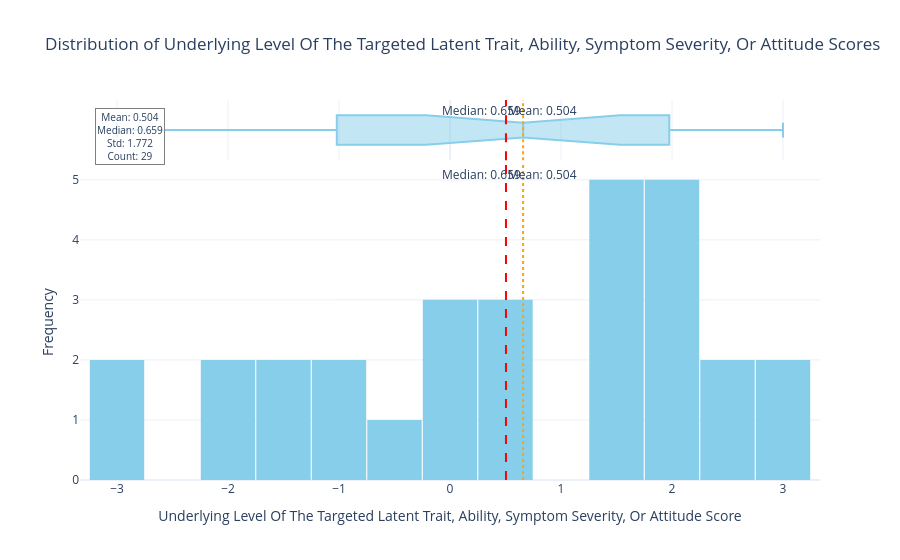

The notebook cell this image was saved under:
### Code cell
p.plot_score_distribution(score_col='Bradley_Terry_Score_gemini-3-flash-preview')

### Figure 1 — Plotly figure (JSON) as saved in the notebook; plotly's stock layout.template omitted (floating-point values rounded to 4 significant figures)
{"data": [{"bingroup": "x", "hovertemplate": "<b>Underlying Level Of The Targeted Latent Trait, Ability, Symptom Severity, Or Attitude Score</b>: %{x}<br><b>Count</b>: %{y}<extra></extra>", "legendgroup": "", "marker": {"color": "skyblue", "pattern": {"shape": ""}}, "name": "", "nbinsx": 30, "orientation": "v", "showlegend": false, "type": "histogram", "x": [-2.039, 2.244, 1.975, 1.945, -1.181, -3.0, 1.702, 1.43, 1.979, 2.589, 0.2947, 2.048, 1.47, -0.037, 0.6586, 3.0, -1.312, -0.6272, 2.689, 1.354, 1.354, -0.1241, -0.966, 0.4844, -1.429, 0.2246, -1.969, 2.796, -2.929], "xaxis": "x", "yaxis": "y"}, {"hovertemplate": "<b>Underlying Level Of The Targeted Latent Trait, Ability, Symptom Severity, Or Attitude Score</b>: %{x}<br><b>Count</b>: %{y}<extra></extra>", "legendgroup": "", "marker": {"color": "skyblue"}, "name": "", "notched": true, "showlegend": false, "type": "box", "x": [-2.039, 2.244, 1.975, 1.945, -1.181, -3.0, 1.702, 1.43, 1.979, 2.589, 0.2947, 2.048, 1.47, -0.037, 0.6586, 3.0, -1.312, -0.6272, 2.689, 1.354, 1.354, -0.1241, -0.966, 0.4844, -1.429, 0.2246, -1.969, 2.796, -2.929], "xaxis": "x2", "yaxis": "y2"}], "layout": {"annotations": [{"showarrow": false, "text": "Mean: 0.504", "x": 0.5042, "xanchor": "left", "xref": "x", "y": 1, "yanchor": "top", "yref": "y domain"}, {"showarrow": false, "text": "Mean: 0.504", "x": 0.5042, "xanchor": "left", "xref": "x2", "y": 1, "yanchor": "top", "yref": "y2 domain"}, {"showarrow": false, "text": "Median: 0.659", "x": 0.6586, "xanchor": "right", "xref": "x", "y": 1, "yanchor": "top", "yref": "y domain"}, {"showarrow": false, "text": "Median: 0.659", "x": 0.6586, "xanchor": "right", "xref": "x2", "y": 1, "yanchor": "top", "yref": "y2 domain"}, {"bgcolor": "rgba(255,255,255,0.8)", "bordercolor": "gray", "borderwidth": 1, "font": {"size": 10}, "showarrow": false, "text": "Mean: 0.504<br>Median: 0.659<br>Std: 1.772<br>Count: 29", "x": 0.02, "xanchor": "left", "xref": "paper", "y": 0.98, "yanchor": "top", "yref": "paper"}], "bargap": 0.02, "barmode": "relative", "hovermode": "x unified", "legend": {"tracegroupgap": 0}, "shapes": [{"line": {"color": "red", "dash": "dash"}, "type": "line", "x0": 0.5042, "x1": 0.5042, "xref": "x", "y0": 0, "y1": 1, "yref": "y domain"}, {"line": {"color": "red", "dash": "dash"}, "type": "line", "x0": 0.5042, "x1": 0.5042, "xref": "x2", "y0": 0, "y1": 1, "yref": "y2 domain"}, {"line": {"color": "orange", "dash": "dot"}, "type": "line", "x0": 0.6586, "x1": 0.6586, "xref": "x", "y0": 0, "y1": 1, "yref": "y domain"}, {"line": {"color": "orange", "dash": "dot"}, "type": "line", "x0": 0.6586, "x1": 0.6586, "xref": "x2", "y0": 0, "y1": 1, "yref": "y2 domain"}], "title": {"text": "Distribution of Underlying Level Of The Targeted Latent Trait, Ability, Symptom Severity, Or Attitude Scores"}, "xaxis": {"anchor": "y", "domain": [0, 1], "title": {"text": "Underlying Level Of The Targeted Latent Trait, Ability, Symptom Severity, Or Attitude Score"}}, "xaxis2": {"anchor": "y2", "domain": [0, 1], "matches": "x", "showgrid": true, "showticklabels": false}, "yaxis": {"anchor": "x", "domain": [0, 0.8316], "title": {"text": "Frequency"}}, "yaxis2": {"anchor": "x2", "domain": [0.8416, 1], "matches": "y2", "showgrid": false, "showline": false, "showticklabels": false, "ticks": ""}}}
